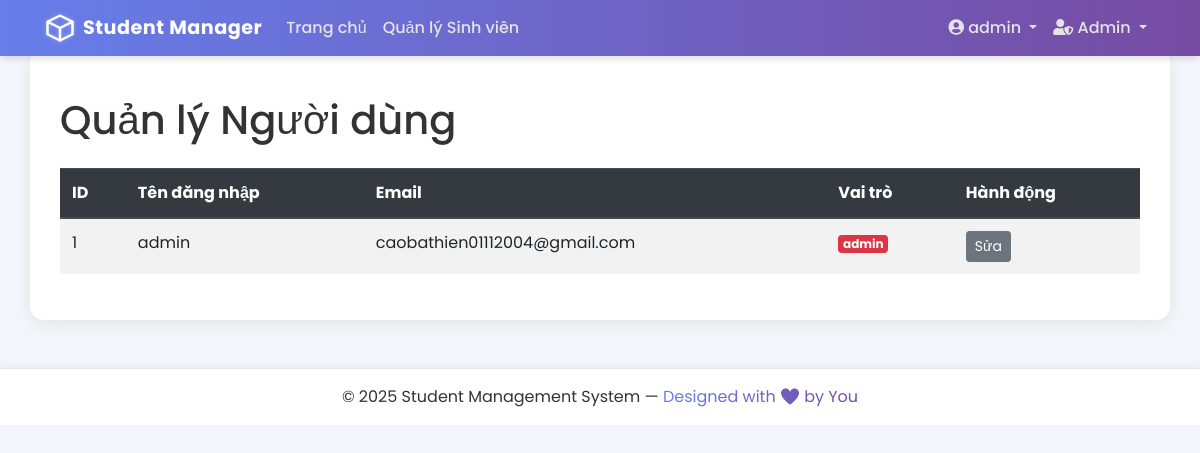
The app's page /admin/users (signed in) with its own data.
### app/models/user.py (models this page shows, shortened)
class User(db.Model, UserMixin):
    id = db.Column(db.Integer, primary_key=True)
    username = db.Column(db.String(20), unique=True, nullable=False)
    email = db.Column(db.String(120), unique=True, nullable=False)
    password_hash = db.Column(db.String(60), nullable=False)
    role = db.Column(db.String(20), nullable=False, default='user')
    announcements = db.relationship('Announcement', backref='author', lazy=True)
    feedbacks = db.relationship('Feedback', backref='sender', lazy=True)
    @property
    def password(self):
        raise AttributeError('password is not a readable attribute')

### app/controllers/account_controller.py (the view)
@account_bp.route('/admin/users')
@login_required
@admin_required
def user_list():
    users = User.query.all()
    return render_template('admin/user_list.html', title='Quản lý Người dùng', users=users)

### app/models/user.py (called while the page is built)
@login_manager.user_loader
def load_user(user_id):
    return User.query.get(int(user_id))

### app/templates/admin/user_list.html (shortened to what this page needs)
{% extends "base.html" %}
{% block content %}
    <h1 class="mb-4">Quản lý Người dùng</h1>
    <div class="table-responsive card-shadow">
        <table class="table table-striped table-hover">
            <thead class="thead-dark">
                <tr>
                    <th>ID</th>
                    <th>Tên đăng nhập</th>
                    <th>Email</th>
                    <th>Vai trò</th>
                    <th>Hành động</th>
                </tr>
            </thead>
            <tbody>
                {% for user in users %}
                <tr>
                    <td>{{ user.id }}</td>
                    <td>{{ user.username }}</td>
                    <td>{{ user.email }}</td>
                    <td><span class="badge badge-{% if user.role == 'admin' %}danger{% else %}secondary{% endif %}">{{ user.role }}</span></td>
                    <td>
                        <a href="{{ url_for('account.edit_user', user_id=user.id) }}" class="btn btn-secondary btn-sm">Sửa</a>
                    </td>
                </tr>
                {% endfor %}
            </tbody>
        </table>
    </div>
{% endblock content %}

### app/templates/base.html (shortened to what this page needs)
<!DOCTYPE html>
<html lang="vi">
<head>
    <link rel="stylesheet" href="https://stackpath.bootstrapcdn.com/bootstrap/4.5.2/css/bootstrap.min.css">
    <link rel="stylesheet" href="https://cdnjs.cloudflare.com/ajax/libs/font-awesome/5.15.3/css/all.min.css">
    <link rel="stylesheet" href="{{ url_for('static', filename='css/style.css') }}">
</head>
<body>
    <header class="site-header">
        <nav class="navbar navbar-expand-lg navbar-dark custom-navbar fixed-top">
            <div class="container">
                <a class="navbar-brand d-flex align-items-center" href="{{ url_for('main.home') }}">
                    <span class="brand-text">Student Manager</span>
                </a>
                <div class="collapse navbar-collapse" id="navbarToggle">
                    <ul class="navbar-nav mr-auto">
                        {% if current_user.is_authenticated %}
                            <li class="nav-item"><a class="nav-link" href="{{ url_for('main.home') }}">Trang chủ</a></li>
                            <li class="nav-item"><a class="nav-link" href="{{ url_for('student.list_students') }}">Quản lý Sinh viên</a></li>
                        {% endif %}
                    </ul>
                    <ul class="navbar-nav ml-auto">
                        {% if current_user.is_authenticated %}
                            <li class="nav-item dropdown">
                                <a class="nav-link dropdown-toggle" href="#" id="accountDropdown" data-toggle="dropdown">
                                    <i class="fas fa-user-circle"></i> {{ current_user.username }}
                                </a>
                            </li>
                            {% if current_user.role == 'admin' %}
                            <li class="nav-item dropdown">
                                <a class="nav-link dropdown-toggle" href="#" id="adminDropdown" data-toggle="dropdown">
                                    <i class="fas fa-user-shield"></i> Admin
                                </a>
                            </li>
                            {% endif %}
                        {% else %}
                            <li class="nav-item"><a class="nav-link" href="{{ url_for('auth.login') }}">Đăng nhập</a></li>
                            <li class="nav-item"><a class="nav-link" href="{{ url_for('auth.register') }}">Đăng ký</a></li>
                        {% endif %}
                    </ul>
                </div>
            </div>
        </nav>
    </header>
    <main class="main-content container mt-5 pt-5">
        {% block content %}{% endblock %}
    </main>
    <footer class="footer py-3 mt-5">
        <div class="container text-center">
            <p class="mb-0">© 2025 Student Management System — <span class="text-gradient">Designed with ❤️ by You</span></p>
        </div>
    </footer>
</body>
</html>

### app/static/css/style.css (style rules this page uses)
body { font-family: 'Poppins', sans-serif; background: #f4f6fb; color: #333; min-height: 100vh; }
.custom-navbar { background: linear-gradient(90deg, #667eea, #764ba2); box-shadow: 0 2px 8px rgba(0,0,0,0.15); transition: 0.3s; }
.custom-navbar .navbar-brand { font-weight: 700; font-size: 1.2rem; letter-spacing: 0.5px; color: #fff !important; }
.custom-navbar .nav-link { color: #e4e4e4 !important; transition: 0.3s; font-weight: 500; }
.logo { filter: drop-shadow(0 0 2px rgba(255,255,255,0.3)); }
.main-content { background: #fff; border-radius: 14px; padding: 30px; box-shadow: 0 4px 20px rgba(0,0,0,0.08); }
.footer { background: #fff; border-top: 1px solid #e3e6f0; box-shadow: 0 -2px 8px rgba(0,0,0,0.05); }
.text-gradient { background: linear-gradient(90deg, #667eea, #764ba2); -webkit-background-clip: text; -webkit-text-fill-color: transparent; }

### records on screen
User: username "admin", id "1", email "caobathien01112004@gmail.com", role "admin"
